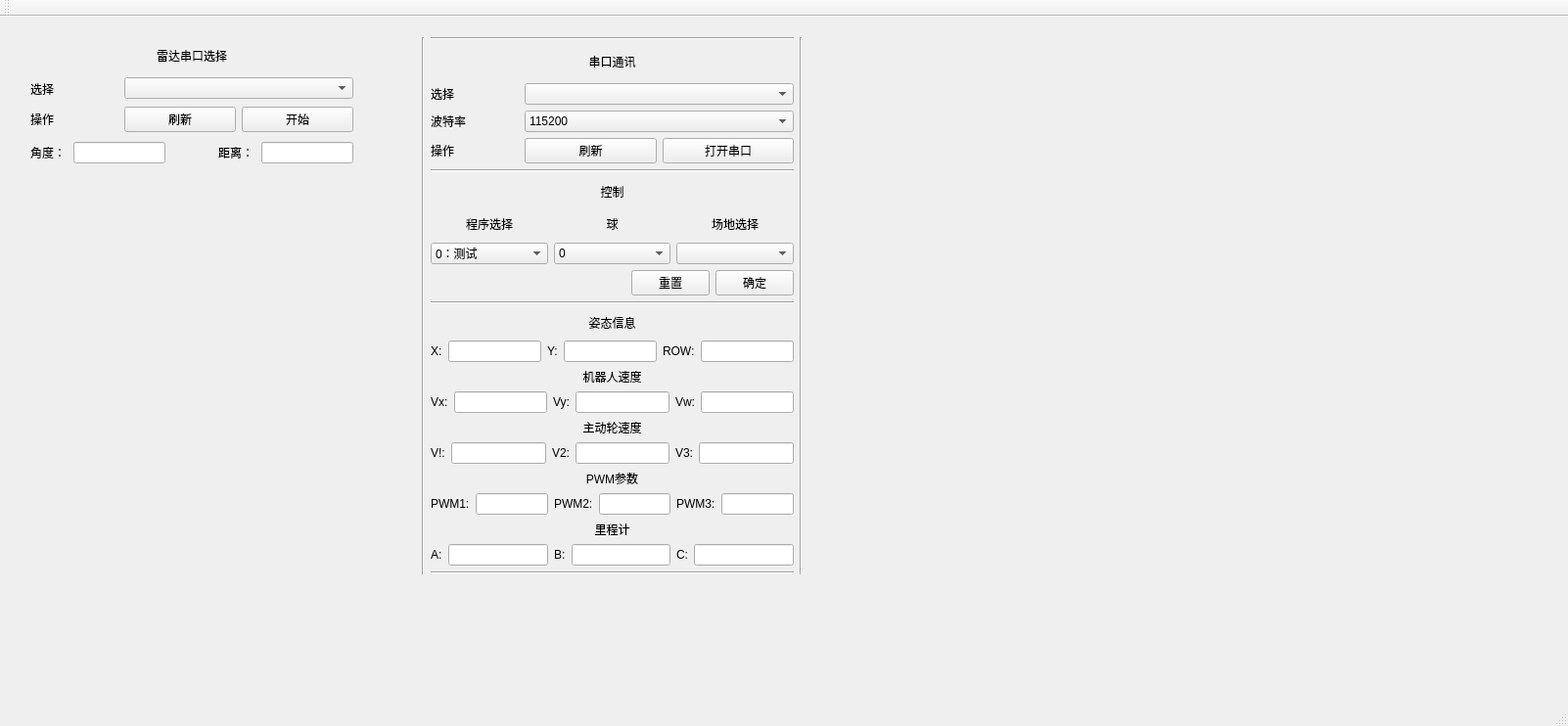
<?xml version="1.0" encoding="UTF-8"?>
<ui version="4.0">
 <class>MyMainWindowClass</class>
 <widget class="QMainWindow" name="MyMainWindowClass">
  <property name="geometry">
   <rect>
    <x>0</x>
    <y>0</y>
    <width>1602</width>
    <height>742</height>
   </rect>
  </property>
  <property name="windowTitle">
   <string>MyMainWindow</string>
  </property>
  <widget class="QWidget" name="centralWidget">
   <widget class="QWidget" name="layoutWidget">
    <property name="geometry">
     <rect>
      <x>420</x>
      <y>10</y>
      <width>411</width>
      <height>571</height>
     </rect>
    </property>
    <layout class="QHBoxLayout" name="horizontalLayout_9">
     <item>
      <widget class="Line" name="line_4">
       <property name="orientation">
        <enum>Qt::Vertical</enum>
       </property>
      </widget>
     </item>
     <item>
      <layout class="QVBoxLayout" name="verticalLayout_3">
       <item>
        <widget class="Line" name="line_5">
         <property name="orientation">
          <enum>Qt::Horizontal</enum>
         </property>
        </widget>
       </item>
       <item>
        <layout class="QGridLayout" name="gridLayout">
         <item row="1" column="1">
          <widget class="QComboBox" name="comboBox_com"/>
         </item>
         <item row="0" column="0" colspan="2">
          <widget class="QLabel" name="label_25">
           <property name="text">
            <string>串口通讯</string>
           </property>
           <property name="alignment">
            <set>Qt::AlignCenter</set>
           </property>
          </widget>
         </item>
         <item row="1" column="0">
          <widget class="QLabel" name="label_26">
           <property name="maximumSize">
            <size>
             <width>90</width>
             <height>16777215</height>
            </size>
           </property>
           <property name="text">
            <string>选择</string>
           </property>
          </widget>
         </item>
         <item row="2" column="1">
          <widget class="QComboBox" name="comboBox_baud">
           <item>
            <property name="text">
             <string>115200</string>
            </property>
           </item>
           <item>
            <property name="text">
             <string>9600</string>
            </property>
           </item>
           <item>
            <property name="text">
             <string>38400</string>
            </property>
           </item>
          </widget>
         </item>
         <item row="2" column="0">
          <widget class="QLabel" name="label_27">
           <property name="text">
            <string>波特率</string>
           </property>
          </widget>
         </item>
         <item row="3" column="0">
          <widget class="QLabel" name="label_28">
           <property name="text">
            <string>操作</string>
           </property>
          </widget>
         </item>
         <item row="3" column="1">
          <layout class="QHBoxLayout" name="horizontalLayout_10">
           <item>
            <widget class="QPushButton" name="pushButton_uart_rfresh">
             <property name="text">
              <string>刷新</string>
             </property>
            </widget>
           </item>
           <item>
            <widget class="QPushButton" name="pushButton_uart_sw">
             <property name="text">
              <string>打开串口</string>
             </property>
            </widget>
           </item>
          </layout>
         </item>
        </layout>
       </item>
       <item>
        <widget class="Line" name="line">
         <property name="orientation">
          <enum>Qt::Horizontal</enum>
         </property>
        </widget>
       </item>
       <item>
        <layout class="QVBoxLayout" name="verticalLayout_2">
         <item>
          <widget class="QLabel" name="label_21">
           <property name="minimumSize">
            <size>
             <width>0</width>
             <height>25</height>
            </size>
           </property>
           <property name="text">
            <string>控制</string>
           </property>
           <property name="alignment">
            <set>Qt::AlignCenter</set>
           </property>
          </widget>
         </item>
         <item>
          <layout class="QHBoxLayout" name="horizontalLayout_6">
           <item>
            <widget class="QLabel" name="label_22">
             <property name="text">
              <string>程序选择</string>
             </property>
             <property name="alignment">
              <set>Qt::AlignCenter</set>
             </property>
            </widget>
           </item>
           <item>
            <widget class="QLabel" name="label_23">
             <property name="text">
              <string>球</string>
             </property>
             <property name="alignment">
              <set>Qt::AlignCenter</set>
             </property>
            </widget>
           </item>
           <item>
            <widget class="QLabel" name="label_24">
             <property name="text">
              <string>场地选择</string>
             </property>
             <property name="alignment">
              <set>Qt::AlignCenter</set>
             </property>
            </widget>
           </item>
          </layout>
         </item>
         <item>
          <layout class="QHBoxLayout" name="horizontalLayout_7">
           <item>
            <widget class="QComboBox" name="comboBox_prg">
             <item>
              <property name="text">
               <string>0：测试</string>
              </property>
             </item>
             <item>
              <property name="text">
               <string>1：第一回合</string>
              </property>
             </item>
             <item>
              <property name="text">
               <string>2：第二回合</string>
              </property>
             </item>
             <item>
              <property name="text">
               <string>3：第三回合</string>
              </property>
             </item>
            </widget>
           </item>
           <item>
            <widget class="QComboBox" name="comboBox_ball">
             <item>
              <property name="text">
               <string>0</string>
              </property>
             </item>
             <item>
              <property name="text">
               <string>1</string>
              </property>
             </item>
             <item>
              <property name="text">
               <string>2</string>
              </property>
             </item>
             <item>
              <property name="text">
               <string>3</string>
              </property>
             </item>
             <item>
              <property name="text">
               <string>4</string>
              </property>
             </item>
             <item>
              <property name="text">
               <string>5</string>
              </property>
             </item>
             <item>
              <property name="text">
               <string>6</string>
              </property>
             </item>
             <item>
              <property name="text">
               <string>7</string>
              </property>
             </item>
             <item>
              <property name="text">
               <string>8</string>
              </property>
             </item>
             <item>
              <property name="text">
               <string>9</string>
              </property>
             </item>
             <item>
              <property name="text">
               <string>10</string>
              </property>
             </item>
            </widget>
           </item>
           <item>
            <widget class="QComboBox" name="comboBox_place">
             <item>
              <property name="text">
               <string/>
              </property>
             </item>
             <item>
              <property name="text">
               <string>左场地</string>
              </property>
             </item>
             <item>
              <property name="text">
               <string>右场地</string>
              </property>
             </item>
            </widget>
           </item>
          </layout>
         </item>
         <item>
          <layout class="QHBoxLayout" name="horizontalLayout_8">
           <item>
            <spacer name="horizontalSpacer">
             <property name="orientation">
              <enum>Qt::Horizontal</enum>
             </property>
             <property name="sizeHint" stdset="0">
              <size>
               <width>40</width>
               <height>20</height>
              </size>
             </property>
            </spacer>
           </item>
           <item>
            <widget class="QPushButton" name="pushButton_ctrl_rst">
             <property name="text">
              <string>重置</string>
             </property>
            </widget>
           </item>
           <item>
            <widget class="QPushButton" name="pushButton_ctrl_cfm">
             <property name="text">
              <string>确定</string>
             </property>
            </widget>
           </item>
          </layout>
         </item>
        </layout>
       </item>
       <item>
        <widget class="Line" name="line_2">
         <property name="orientation">
          <enum>Qt::Horizontal</enum>
         </property>
        </widget>
       </item>
       <item>
        <layout class="QVBoxLayout" name="verticalLayout">
         <item>
          <widget class="QLabel" name="label_8">
           <property name="minimumSize">
            <size>
             <width>0</width>
             <height>25</height>
            </size>
           </property>
           <property name="text">
            <string>姿态信息</string>
           </property>
           <property name="alignment">
            <set>Qt::AlignCenter</set>
           </property>
          </widget>
         </item>
         <item>
          <layout class="QHBoxLayout" name="horizontalLayout">
           <item>
            <widget class="QLabel" name="label">
             <property name="text">
              <string>X:</string>
             </property>
            </widget>
           </item>
           <item>
            <widget class="QLineEdit" name="lineEdit_x"/>
           </item>
           <item>
            <widget class="QLabel" name="label_2">
             <property name="text">
              <string>Y:</string>
             </property>
            </widget>
           </item>
           <item>
            <widget class="QLineEdit" name="lineEdit_y"/>
           </item>
           <item>
            <widget class="QLabel" name="label_4">
             <property name="text">
              <string>ROW:</string>
             </property>
            </widget>
           </item>
           <item>
            <widget class="QLineEdit" name="lineEdit_row"/>
           </item>
          </layout>
         </item>
         <item>
          <widget class="QLabel" name="label_9">
           <property name="text">
            <string>机器人速度</string>
           </property>
           <property name="alignment">
            <set>Qt::AlignCenter</set>
           </property>
          </widget>
         </item>
         <item>
          <layout class="QHBoxLayout" name="horizontalLayout_3">
           <item>
            <widget class="QLabel" name="label_10">
             <property name="text">
              <string>Vx:</string>
             </property>
            </widget>
           </item>
           <item>
            <widget class="QLineEdit" name="lineEdit_Vx"/>
           </item>
           <item>
            <widget class="QLabel" name="label_11">
             <property name="text">
              <string>Vy:</string>
             </property>
            </widget>
           </item>
           <item>
            <widget class="QLineEdit" name="lineEdit_Vy"/>
           </item>
           <item>
            <widget class="QLabel" name="label_12">
             <property name="text">
              <string>Vw:</string>
             </property>
            </widget>
           </item>
           <item>
            <widget class="QLineEdit" name="lineEdit_Vw"/>
           </item>
          </layout>
         </item>
         <item>
          <widget class="QLabel" name="label_7">
           <property name="text">
            <string>主动轮速度</string>
           </property>
           <property name="alignment">
            <set>Qt::AlignCenter</set>
           </property>
          </widget>
         </item>
         <item>
          <layout class="QHBoxLayout" name="horizontalLayout_2">
           <item>
            <widget class="QLabel" name="label_5">
             <property name="text">
              <string>V!:</string>
             </property>
            </widget>
           </item>
           <item>
            <widget class="QLineEdit" name="lineEdit_V1"/>
           </item>
           <item>
            <widget class="QLabel" name="label_6">
             <property name="text">
              <string>V2:</string>
             </property>
            </widget>
           </item>
           <item>
            <widget class="QLineEdit" name="lineEdit_V2"/>
           </item>
           <item>
            <widget class="QLabel" name="label_3">
             <property name="text">
              <string>V3:</string>
             </property>
            </widget>
           </item>
           <item>
            <widget class="QLineEdit" name="lineEdit_V3"/>
           </item>
          </layout>
         </item>
         <item>
          <widget class="QLabel" name="label_13">
           <property name="text">
            <string>PWM参数</string>
           </property>
           <property name="alignment">
            <set>Qt::AlignCenter</set>
           </property>
          </widget>
         </item>
         <item>
          <layout class="QHBoxLayout" name="horizontalLayout_4">
           <item>
            <widget class="QLabel" name="label_14">
             <property name="text">
              <string>PWM1:</string>
             </property>
            </widget>
           </item>
           <item>
            <widget class="QLineEdit" name="lineEdit_pwm1"/>
           </item>
           <item>
            <widget class="QLabel" name="label_15">
             <property name="text">
              <string>PWM2:</string>
             </property>
            </widget>
           </item>
           <item>
            <widget class="QLineEdit" name="lineEdit_pwm2"/>
           </item>
           <item>
            <widget class="QLabel" name="label_16">
             <property name="text">
              <string>PWM3:</string>
             </property>
            </widget>
           </item>
           <item>
            <widget class="QLineEdit" name="lineEdit_pwm3"/>
           </item>
          </layout>
         </item>
         <item>
          <widget class="QLabel" name="label_17">
           <property name="text">
            <string>里程计</string>
           </property>
           <property name="alignment">
            <set>Qt::AlignCenter</set>
           </property>
          </widget>
         </item>
         <item>
          <layout class="QHBoxLayout" name="horizontalLayout_5">
           <item>
            <widget class="QLabel" name="label_18">
             <property name="text">
              <string>A:</string>
             </property>
            </widget>
           </item>
           <item>
            <widget class="QLineEdit" name="lineEdit_m1"/>
           </item>
           <item>
            <widget class="QLabel" name="label_19">
             <property name="text">
              <string>B:</string>
             </property>
            </widget>
           </item>
           <item>
            <widget class="QLineEdit" name="lineEdit_m2"/>
           </item>
           <item>
            <widget class="QLabel" name="label_20">
             <property name="text">
              <string>C:</string>
             </property>
            </widget>
           </item>
           <item>
            <widget class="QLineEdit" name="lineEdit_m3"/>
           </item>
          </layout>
         </item>
        </layout>
       </item>
       <item>
        <widget class="Line" name="line_6">
         <property name="orientation">
          <enum>Qt::Horizontal</enum>
         </property>
        </widget>
       </item>
      </layout>
     </item>
     <item>
      <widget class="Line" name="line_3">
       <property name="orientation">
        <enum>Qt::Vertical</enum>
       </property>
      </widget>
     </item>
    </layout>
   </widget>
   <widget class="QWidget" name="layoutWidget">
    <property name="geometry">
     <rect>
      <x>20</x>
      <y>14</y>
      <width>352</width>
      <height>499</height>
     </rect>
    </property>
    <layout class="QVBoxLayout" name="verticalLayout_4">
     <property name="sizeConstraint">
      <enum>QLayout::SetDefaultConstraint</enum>
     </property>
     <item>
      <widget class="QLabel" name="label_29">
       <property name="minimumSize">
        <size>
         <width>0</width>
         <height>30</height>
        </size>
       </property>
       <property name="text">
        <string>雷达串口选择</string>
       </property>
       <property name="alignment">
        <set>Qt::AlignCenter</set>
       </property>
      </widget>
     </item>
     <item>
      <layout class="QGridLayout" name="gridLayout_2">
       <item row="1" column="1">
        <widget class="QComboBox" name="comboBox_com_radar"/>
       </item>
       <item row="2" column="0">
        <widget class="QLabel" name="label_32">
         <property name="minimumSize">
          <size>
           <width>0</width>
           <height>25</height>
          </size>
         </property>
         <property name="text">
          <string>操作</string>
         </property>
        </widget>
       </item>
       <item row="1" column="0">
        <widget class="QLabel" name="label_30">
         <property name="minimumSize">
          <size>
           <width>0</width>
           <height>25</height>
          </size>
         </property>
         <property name="maximumSize">
          <size>
           <width>90</width>
           <height>16777215</height>
          </size>
         </property>
         <property name="text">
          <string>选择</string>
         </property>
        </widget>
       </item>
       <item row="2" column="1">
        <layout class="QHBoxLayout" name="horizontalLayout_13">
         <item>
          <widget class="QPushButton" name="pushButton_uart_rfresh_r">
           <property name="text">
            <string>刷新</string>
           </property>
          </widget>
         </item>
         <item>
          <widget class="QPushButton" name="pushButton_uart_sw_r">
           <property name="text">
            <string>开始</string>
           </property>
          </widget>
         </item>
        </layout>
       </item>
      </layout>
     </item>
     <item>
      <layout class="QHBoxLayout" name="horizontalLayout_12">
       <property name="spacing">
        <number>8</number>
       </property>
       <item>
        <widget class="QLabel" name="label_33">
         <property name="minimumSize">
          <size>
           <width>0</width>
           <height>30</height>
          </size>
         </property>
         <property name="text">
          <string>角度：</string>
         </property>
        </widget>
       </item>
       <item>
        <widget class="QLineEdit" name="lineEdit_radar_angle"/>
       </item>
       <item>
        <spacer name="horizontalSpacer_2">
         <property name="orientation">
          <enum>Qt::Horizontal</enum>
         </property>
         <property name="sizeHint" stdset="0">
          <size>
           <width>60</width>
           <height>20</height>
          </size>
         </property>
        </spacer>
       </item>
       <item>
        <widget class="QLabel" name="label_34">
         <property name="text">
          <string>距离：</string>
         </property>
        </widget>
       </item>
       <item>
        <widget class="QLineEdit" name="lineEdit_radar_d"/>
       </item>
      </layout>
     </item>
     <item>
      <widget class="CRadar" name="widget_radar" native="true">
       <property name="minimumSize">
        <size>
         <width>350</width>
         <height>350</height>
        </size>
       </property>
       <property name="maximumSize">
        <size>
         <width>350</width>
         <height>350</height>
        </size>
       </property>
      </widget>
     </item>
    </layout>
   </widget>
   <widget class="scene" name="playingGround" native="true">
    <property name="geometry">
     <rect>
      <x>830</x>
      <y>10</y>
      <width>725</width>
      <height>545</height>
     </rect>
    </property>
    <property name="minimumSize">
     <size>
      <width>725</width>
      <height>545</height>
     </size>
    </property>
    <property name="maximumSize">
     <size>
      <width>725</width>
      <height>545</height>
     </size>
    </property>
   </widget>
  </widget>
  <widget class="QMenuBar" name="menuBar">
   <property name="geometry">
    <rect>
     <x>0</x>
     <y>0</y>
     <width>1602</width>
     <height>26</height>
    </rect>
   </property>
  </widget>
  <widget class="QToolBar" name="mainToolBar">
   <attribute name="toolBarArea">
    <enum>TopToolBarArea</enum>
   </attribute>
   <attribute name="toolBarBreak">
    <bool>false</bool>
   </attribute>
  </widget>
  <widget class="QStatusBar" name="statusBar"/>
 </widget>
 <layoutdefault spacing="6" margin="11"/>
 <customwidgets>
  <customwidget>
   <class>CRadar</class>
   <extends>QWidget</extends>
   <header>cradar.h</header>
   <container>1</container>
  </customwidget>
  <customwidget>
   <class>scene</class>
   <extends>QWidget</extends>
   <header>scene.h</header>
   <container>1</container>
  </customwidget>
 </customwidgets>
 <resources/>
 <connections>
  <connection>
   <sender>pushButton_uart_sw</sender>
   <signal>clicked()</signal>
   <receiver>MyMainWindowClass</receiver>
   <slot>UartSwitch()</slot>
   <hints>
    <hint type="sourcelabel">
     <x>306</x>
     <y>206</y>
    </hint>
    <hint type="destinationlabel">
     <x>720</x>
     <y>326</y>
    </hint>
   </hints>
  </connection>
 </connections>
 <slots>
  <slot>UartSwitch()</slot>
 </slots>
</ui>
